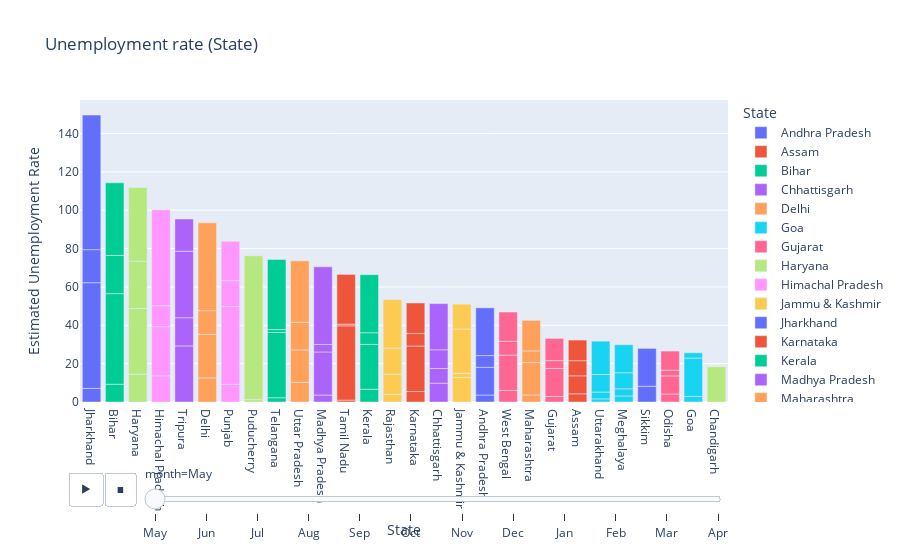

Here is the notebook cell this chart was saved with:
### Code cell
# bar plot unemployment rate (monthly)

fig = px.bar(df, x='State',y='Estimated Unemployment Rate', animation_frame = 'month', color='State',
            title='Unemployment rate (State)')

fig.update_layout(xaxis={'categoryorder':'total descending'})

fig.layout.updatemenus[0].buttons[0].args[1]["frame"]["duration"]=2000

fig.show()

### Figure 1 — Plotly figure (JSON) as saved in the notebook; plotly's stock layout.template omitted (floating-point values rounded to 4 significant figures)
{"data": [{"alignmentgroup": "True", "hovertemplate": "State=%{x}<br>month=May<br>Estimated Unemployment Rate=%{y}<extra></extra>", "legendgroup": "Andhra Pradesh", "marker": {"color": "#636efa", "pattern": {"shape": ""}}, "name": "Andhra Pradesh", "offsetgroup": "Andhra Pradesh", "orientation": "v", "showlegend": true, "textposition": "auto", "type": "bar", "x": ["Andhra Pradesh", "Andhra Pradesh", "Andhra Pradesh", "Andhra Pradesh"], "xaxis": "x", "y": [3.65, 14.46, 6.09, 24.91], "yaxis": "y"}, {"alignmentgroup": "True", "hovertemplate": "State=%{x}<br>month=May<br>Estimated Unemployment Rate=%{y}<extra></extra>", "legendgroup": "Assam", "marker": {"color": "#EF553B", "pattern": {"shape": ""}}, "name": "Assam", "offsetgroup": "Assam", "orientation": "v", "showlegend": true, "textposition": "auto", "type": "bar", "x": ["Assam", "Assam", "Assam", "Assam"], "xaxis": "x", "y": [4.29, 9.38, 7.87, 10.77], "yaxis": "y"}, {"alignmentgroup": "True", "hovertemplate": "State=%{x}<br>month=May<br>Estimated Unemployment Rate=%{y}<extra></extra>", "legendgroup": "Bihar", "marker": {"color": "#00cc96", "pattern": {"shape": ""}}, "name": "Bihar", "offsetgroup": "Bihar", "orientation": "v", "showlegend": true, "textposition": "auto", "type": "bar", "x": ["Bihar", "Bihar", "Bihar", "Bihar"], "xaxis": "x", "y": [9.27, 47.26, 19.9, 37.87], "yaxis": "y"}, {"alignmentgroup": "True", "hovertemplate": "State=%{x}<br>month=May<br>Estimated Unemployment Rate=%{y}<extra></extra>", "legendgroup": "Chhattisgarh", "marker": {"color": "#ab63fa", "pattern": {"shape": ""}}, "name": "Chhattisgarh", "offsetgroup": "Chhattisgarh", "orientation": "v", "showlegend": true, "textposition": "auto", "type": "bar", "x": ["Chhattisgarh", "Chhattisgarh", "Chhattisgarh", "Chhattisgarh"], "xaxis": "x", "y": [9.82, 7.64, 9.77, 24.1], "yaxis": "y"}, {"alignmentgroup": "True", "hovertemplate": "State=%{x}<br>month=May<br>Estimated Unemployment Rate=%{y}<extra></extra>", "legendgroup": "Delhi", "marker": {"color": "#FFA15A", "pattern": {"shape": ""}}, "name": "Delhi", "offsetgroup": "Delhi", "orientation": "v", "showlegend": true, "textposition": "auto", "type": "bar", "x": ["Delhi", "Delhi", "Delhi", "Delhi"], "xaxis": "x", "y": [12.56, 22.76, 12.31, 45.78], "yaxis": "y"}, {"alignmentgroup": "True", "hovertemplate": "State=%{x}<br>month=May<br>Estimated Unemployment Rate=%{y}<extra></extra>", "legendgroup": "Goa", "marker": {"color": "#19d3f3", "pattern": {"shape": ""}}, "name": "Goa", "offsetgroup": "Goa", "orientation": "v", "showlegend": true, "textposition": "auto", "type": "bar", "x": ["Goa", "Goa", "Goa"], "xaxis": "x", "y": [2.91, 20, 2.75], "yaxis": "y"}, {"alignmentgroup": "True", "hovertemplate": "State=%{x}<br>month=May<br>Estimated Unemployment Rate=%{y}<extra></extra>", "legendgroup": "Gujarat", "marker": {"color": "#FF6692", "pattern": {"shape": ""}}, "name": "Gujarat", "offsetgroup": "Gujarat", "orientation": "v", "showlegend": true, "textposition": "auto", "type": "bar", "x": ["Gujarat", "Gujarat", "Gujarat", "Gujarat"], "xaxis": "x", "y": [2.88, 14.58, 4.09, 11.62], "yaxis": "y"}, {"alignmentgroup": "True", "hovertemplate": "State=%{x}<br>month=May<br>Estimated Unemployment Rate=%{y}<extra></extra>", "legendgroup": "Haryana", "marker": {"color": "#B6E880", "pattern": {"shape": ""}}, "name": "Haryana", "offsetgroup": "Haryana", "orientation": "v", "showlegend": true, "textposition": "auto", "type": "bar", "x": ["Haryana", "Haryana", "Haryana", "Haryana"], "xaxis": "x", "y": [14.54, 34.22, 24.67, 38.46], "yaxis": "y"}, {"alignmentgroup": "True", "hovertemplate": "State=%{x}<br>month=May<br>Estimated Unemployment Rate=%{y}<extra></extra>", "legendgroup": "Himachal Pradesh", "marker": {"color": "#FF97FF", "pattern": {"shape": ""}}, "name": "Himachal Pradesh", "offsetgroup": "Himachal Pradesh", "orientation": "v", "showlegend": true, "textposition": "auto", "type": "bar", "x": ["Himachal Pradesh", "Himachal Pradesh", "Himachal Pradesh", "Himachal Pradesh"], "xaxis": "x", "y": [13.68, 25.64, 10.88, 50], "yaxis": "y"}, {"alignmentgroup": "True", "hovertemplate": "State=%{x}<br>month=May<br>Estimated Unemployment Rate=%{y}<extra></extra>", "legendgroup": "Jammu & Kashmir", "marker": {"color": "#FECB52", "pattern": {"shape": ""}}, "name": "Jammu & Kashmir", "offsetgroup": "Jammu & Kashmir", "orientation": "v", "showlegend": true, "textposition": "auto", "type": "bar", "x": ["Jammu & Kashmir", "Jammu & Kashmir", "Jammu & Kashmir", "Jammu & Kashmir"], "xaxis": "x", "y": [12.78, 2.22, 23.04, 12.96], "yaxis": "y"}, {"alignmentgroup": "True", "hovertemplate": "State=%{x}<br>month=May<br>Estimated Unemployment Rate=%{y}<extra></extra>", "legendgroup": "Jharkhand", "marker": {"color": "#636efa", "pattern": {"shape": ""}}, "name": "Jharkhand", "offsetgroup": "Jharkhand", "orientation": "v", "showlegend": true, "textposition": "auto", "type": "bar", "x": ["Jharkhand", "Jharkhand", "Jharkhand", "Jharkhand"], "xaxis": "x", "y": [7.11, 55.1, 17.23, 70.17], "yaxis": "y"}, {"alignmentgroup": "True", "hovertemplate": "State=%{x}<br>month=May<br>Estimated Unemployment Rate=%{y}<extra></extra>", "legendgroup": "Karnataka", "marker": {"color": "#EF553B", "pattern": {"shape": ""}}, "name": "Karnataka", "offsetgroup": "Karnataka", "orientation": "v", "showlegend": true, "textposition": "auto", "type": "bar", "x": ["Karnataka", "Karnataka", "Karnataka", "Karnataka"], "xaxis": "x", "y": [5.46, 23.72, 6.56, 15.88], "yaxis": "y"}, {"alignmentgroup": "True", "hovertemplate": "State=%{x}<br>month=May<br>Estimated Unemployment Rate=%{y}<extra></extra>", "legendgroup": "Kerala", "marker": {"color": "#00cc96", "pattern": {"shape": ""}}, "name": "Kerala", "offsetgroup": "Kerala", "orientation": "v", "showlegend": true, "textposition": "auto", "type": "bar", "x": ["Kerala", "Kerala", "Kerala", "Kerala"], "xaxis": "x", "y": [6.63, 23.38, 6.11, 30.28], "yaxis": "y"}, {"alignmentgroup": "True", "hovertemplate": "State=%{x}<br>month=May<br>Estimated Unemployment Rate=%{y}<extra></extra>", "legendgroup": "Madhya Pradesh", "marker": {"color": "#ab63fa", "pattern": {"shape": ""}}, "name": "Madhya Pradesh", "offsetgroup": "Madhya Pradesh", "orientation": "v", "showlegend": true, "textposition": "auto", "type": "bar", "x": ["Madhya Pradesh", "Madhya Pradesh", "Madhya Pradesh", "Madhya Pradesh"], "xaxis": "x", "y": [3.63, 22.46, 3.91, 40.49], "yaxis": "y"}, {"alignmentgroup": "True", "hovertemplate": "State=%{x}<br>month=May<br>Estimated Unemployment Rate=%{y}<extra></extra>", "legendgroup": "Maharashtra", "marker": {"color": "#FFA15A", "pattern": {"shape": ""}}, "name": "Maharashtra", "offsetgroup": "Maharashtra", "orientation": "v", "showlegend": true, "textposition": "auto", "type": "bar", "x": ["Maharashtra", "Maharashtra", "Maharashtra", "Maharashtra"], "xaxis": "x", "y": [3.67, 16.89, 6.08, 15.92], "yaxis": "y"}, {"alignmentgroup": "True", "hovertemplate": "State=%{x}<br>month=May<br>Estimated Unemployment Rate=%{y}<extra></extra>", "legendgroup": "Meghalaya", "marker": {"color": "#19d3f3", "pattern": {"shape": ""}}, "name": "Meghalaya", "offsetgroup": "Meghalaya", "orientation": "v", "showlegend": true, "textposition": "auto", "type": "bar", "x": ["Meghalaya", "Meghalaya", "Meghalaya", "Meghalaya"], "xaxis": "x", "y": [3.16, 3.73, 8.4, 14.58], "yaxis": "y"}, {"alignmentgroup": "True", "hovertemplate": "State=%{x}<br>month=May<br>Estimated Unemployment Rate=%{y}<extra></extra>", "legendgroup": "Odisha", "marker": {"color": "#FF6692", "pattern": {"shape": ""}}, "name": "Odisha", "offsetgroup": "Odisha", "orientation": "v", "showlegend": true, "textposition": "auto", "type": "bar", "x": ["Odisha", "Odisha", "Odisha", "Odisha"], "xaxis": "x", "y": [4.17, 9.45, 2.95, 10], "yaxis": "y"}, {"alignmentgroup": "True", "hovertemplate": "State=%{x}<br>month=May<br>Estimated Unemployment Rate=%{y}<extra></extra>", "legendgroup": "Puducherry", "marker": {"color": "#B6E880", "pattern": {"shape": ""}}, "name": "Puducherry", "offsetgroup": "Puducherry", "orientation": "v", "showlegend": true, "textposition": "auto", "type": "bar", "x": ["Puducherry", "Puducherry", "Puducherry"], "xaxis": "x", "y": [0, 1.25, 75], "yaxis": "y"}, {"alignmentgroup": "True", "hovertemplate": "State=%{x}<br>month=May<br>Estimated Unemployment Rate=%{y}<extra></extra>", "legendgroup": "Punjab", "marker": {"color": "#FF97FF", "pattern": {"shape": ""}}, "name": "Punjab", "offsetgroup": "Punjab", "orientation": "v", "showlegend": true, "textposition": "auto", "type": "bar", "x": ["Punjab", "Punjab", "Punjab", "Punjab"], "xaxis": "x", "y": [9.17, 40.59, 13.49, 20.54], "yaxis": "y"}, {"alignmentgroup": "True", "hovertemplate": "State=%{x}<br>month=May<br>Estimated Unemployment Rate=%{y}<extra></extra>", "legendgroup": "Rajasthan", "marker": {"color": "#FECB52", "pattern": {"shape": ""}}, "name": "Rajasthan", "offsetgroup": "Rajasthan", "orientation": "v", "showlegend": true, "textposition": "auto", "type": "bar", "x": ["Rajasthan", "Rajasthan", "Rajasthan", "Rajasthan"], "xaxis": "x", "y": [4.03, 10.45, 13.62, 25.35], "yaxis": "y"}, {"alignmentgroup": "True", "hovertemplate": "State=%{x}<br>month=May<br>Estimated Unemployment Rate=%{y}<extra></extra>", "legendgroup": "Sikkim", "marker": {"color": "#636efa", "pattern": {"shape": ""}}, "name": "Sikkim", "offsetgroup": "Sikkim", "orientation": "v", "showlegend": true, "textposition": "auto", "type": "bar", "x": ["Sikkim", "Sikkim"], "xaxis": "x", "y": [8.2, 19.75], "yaxis": "y"}, {"alignmentgroup": "True", "hovertemplate": "State=%{x}<br>month=May<br>Estimated Unemployment Rate=%{y}<extra></extra>", "legendgroup": "Tamil Nadu", "marker": {"color": "#EF553B", "pattern": {"shape": ""}}, "name": "Tamil Nadu", "offsetgroup": "Tamil Nadu", "orientation": "v", "showlegend": true, "textposition": "auto", "type": "bar", "x": ["Tamil Nadu", "Tamil Nadu", "Tamil Nadu", "Tamil Nadu"], "xaxis": "x", "y": [0.97, 38.73, 0.89, 25.95], "yaxis": "y"}, {"alignmentgroup": "True", "hovertemplate": "State=%{x}<br>month=May<br>Estimated Unemployment Rate=%{y}<extra></extra>", "legendgroup": "Telangana", "marker": {"color": "#00cc96", "pattern": {"shape": ""}}, "name": "Telangana", "offsetgroup": "Telangana", "orientation": "v", "showlegend": true, "textposition": "auto", "type": "bar", "x": ["Telangana", "Telangana", "Telangana", "Telangana"], "xaxis": "x", "y": [2.23, 34.01, 1.52, 36.57], "yaxis": "y"}, {"alignmentgroup": "True", "hovertemplate": "State=%{x}<br>month=May<br>Estimated Unemployment Rate=%{y}<extra></extra>", "legendgroup": "Tripura", "marker": {"color": "#ab63fa", "pattern": {"shape": ""}}, "name": "Tripura", "offsetgroup": "Tripura", "orientation": "v", "showlegend": true, "textposition": "auto", "type": "bar", "x": ["Tripura", "Tripura", "Tripura", "Tripura"], "xaxis": "x", "y": [29.25, 14.71, 34.69, 16.78], "yaxis": "y"}, {"alignmentgroup": "True", "hovertemplate": "State=%{x}<br>month=May<br>Estimated Unemployment Rate=%{y}<extra></extra>", "legendgroup": "Uttar Pradesh", "marker": {"color": "#FFA15A", "pattern": {"shape": ""}}, "name": "Uttar Pradesh", "offsetgroup": "Uttar Pradesh", "orientation": "v", "showlegend": true, "textposition": "auto", "type": "bar", "x": ["Uttar Pradesh", "Uttar Pradesh", "Uttar Pradesh", "Uttar Pradesh"], "xaxis": "x", "y": [10.26, 16.89, 14.4, 32.06], "yaxis": "y"}, {"alignmentgroup": "True", "hovertemplate": "State=%{x}<br>month=May<br>Estimated Unemployment Rate=%{y}<extra></extra>", "legendgroup": "Uttarakhand", "marker": {"color": "#19d3f3", "pattern": {"shape": ""}}, "name": "Uttarakhand", "offsetgroup": "Uttarakhand", "orientation": "v", "showlegend": true, "textposition": "auto", "type": "bar", "x": ["Uttarakhand", "Uttarakhand", "Uttarakhand", "Uttarakhand"], "xaxis": "x", "y": [1.63, 3.57, 9.17, 17.36], "yaxis": "y"}, {"alignmentgroup": "True", "hovertemplate": "State=%{x}<br>month=May<br>Estimated Unemployment Rate=%{y}<extra></extra>", "legendgroup": "West Bengal", "marker": {"color": "#FF6692", "pattern": {"shape": ""}}, "name": "West Bengal", "offsetgroup": "West Bengal", "orientation": "v", "showlegend": true, "textposition": "auto", "type": "bar", "x": ["West Bengal", "West Bengal", "West Bengal", "West Bengal"], "xaxis": "x", "y": [6.02, 18.43, 7.25, 15.22], "yaxis": "y"}, {"alignmentgroup": "True", "hovertemplate": "State=%{x}<br>month=May<br>Estimated Unemployment Rate=%{y}<extra></extra>", "legendgroup": "Chandigarh", "marker": {"color": "#B6E880", "pattern": {"shape": ""}}, "name": "Chandigarh", "offsetgroup": "Chandigarh", "orientation": "v", "showlegend": true, "textposition": "auto", "type": "bar", "x": ["Chandigarh"], "xaxis": "x", "y": [18.35], "yaxis": "y"}], "layout": {"barmode": "relative", "legend": {"title": {"text": "State"}, "tracegroupgap": 0}, "sliders": [{"active": 0, "currentvalue": {"prefix": "month="}, "len": 0.9, "pad": {"b": 10, "t": 60}, "steps": [{"args": [["May"], {"frame": {"duration": 0, "redraw": true}, "fromcurrent": true, "mode": "immediate", "transition": {"duration": 0, "easing": "linear"}}], "label": "May", "method": "animate"}, {"args": [["Jun"], {"frame": {"duration": 0, "redraw": true}, "fromcurrent": true, "mode": "immediate", "transition": {"duration": 0, "easing": "linear"}}], "label": "Jun", "method": "animate"}, {"args": [["Jul"], {"frame": {"duration": 0, "redraw": true}, "fromcurrent": true, "mode": "immediate", "transition": {"duration": 0, "easing": "linear"}}], "label": "Jul", "method": "animate"}, {"args": [["Aug"], {"frame": {"duration": 0, "redraw": true}, "fromcurrent": true, "mode": "immediate", "transition": {"duration": 0, "easing": "linear"}}], "label": "Aug", "method": "animate"}, {"args": [["Sep"], {"frame": {"duration": 0, "redraw": true}, "fromcurrent": true, "mode": "immediate", "transition": {"duration": 0, "easing": "linear"}}], "label": "Sep", "method": "animate"}, {"args": [["Oct"], {"frame": {"duration": 0, "redraw": true}, "fromcurrent": true, "mode": "immediate", "transition": {"duration": 0, "easing": "linear"}}], "label": "Oct", "method": "animate"}, {"args": [["Nov"], {"frame": {"duration": 0, "redraw": true}, "fromcurrent": true, "mode": "immediate", "transition": {"duration": 0, "easing": "linear"}}], "label": "Nov", "method": "animate"}, {"args": [["Dec"], {"frame": {"duration": 0, "redraw": true}, "fromcurrent": true, "mode": "immediate", "transition": {"duration": 0, "easing": "linear"}}], "label": "Dec", "method": "animate"}, {"args": [["Jan"], {"frame": {"duration": 0, "redraw": true}, "fromcurrent": true, "mode": "immediate", "transition": {"duration": 0, "easing": "linear"}}], "label": "Jan", "method": "animate"}, {"args": [["Feb"], {"frame": {"duration": 0, "redraw": true}, "fromcurrent": true, "mode": "immediate", "transition": {"duration": 0, "easing": "linear"}}], "label": "Feb", "method": "animate"}, {"args": [["Mar"], {"frame": {"duration": 0, "redraw": true}, "fromcurrent": true, "mode": "immediate", "transition": {"duration": 0, "easing": "linear"}}], "label": "Mar", "method": "animate"}, {"args": [["Apr"], {"frame": {"duration": 0, "redraw": true}, "fromcurrent": true, "mode": "immediate", "transition": {"duration": 0, "easing": "linear"}}], "label": "Apr", "method": "animate"}], "x": 0.1, "xanchor": "left", "y": 0, "yanchor": "top"}], "title": {"text": "Unemployment rate (State)"}, "updatemenus": [{"buttons": [{"args": [null, {"frame": {"duration": 2000, "redraw": true}, "fromcurrent": true, "mode": "immediate", "transition": {"duration": 500, "easing": "linear"}}], "label": "&#9654;", "method": "animate"}, {"args": [[null], {"frame": {"duration": 0, "redraw": true}, "fromcurrent": true, "mode": "immediate", "transition": {"duration": 0, "easing": "linear"}}], "label": "&#9724;", "method": "animate"}], "direction": "left", "pad": {"r": 10, "t": 70}, "showactive": false, "type": "buttons", "x": 0.1, "xanchor": "right", "y": 0, "yanchor": "top"}], "xaxis": {"anchor": "y", "categoryarray": ["Andhra Pradesh", "Assam", "Bihar", "Chhattisgarh", "Delhi", "Goa", "Gujarat", "Haryana", "Himachal Pradesh", "Jammu & Kashmir", "Jharkhand", "Karnataka", "Kerala", "Madhya Pradesh", "Maharashtra", "Meghalaya", "Odisha", "Puducherry", "Punjab", "Rajasthan", "Sikkim", "Tamil Nadu", "Telangana", "Tripura", "Uttar Pradesh", "Uttarakhand", "West Bengal", "Chandigarh"], "categoryorder": "total descending", "domain": [0, 1], "title": {"text": "State"}}, "yaxis": {"anchor": "x", "domain": [0, 1], "title": {"text": "Estimated Unemployment Rate"}}}}
